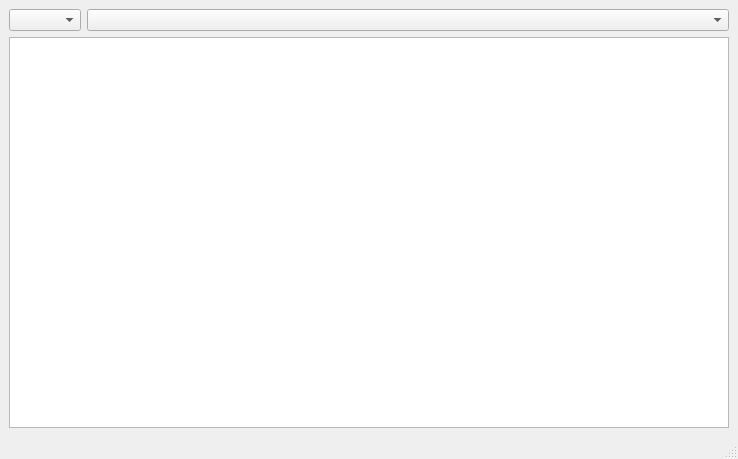
<?xml version="1.0" encoding="UTF-8"?>
<ui version="4.0">
 <class>MainWindow</class>
 <widget class="QMainWindow" name="MainWindow">
  <property name="geometry">
   <rect>
    <x>0</x>
    <y>0</y>
    <width>738</width>
    <height>459</height>
   </rect>
  </property>
  <property name="windowTitle">
   <string>MainWindow</string>
  </property>
  <widget class="QWidget" name="centralwidget">
   <layout class="QGridLayout" name="gridLayout">
    <item row="0" column="1">
     <layout class="QHBoxLayout" name="layout_cbxes">
      <item>
       <widget class="QComboBox" name="cbx_ar_pos">
        <property name="sizePolicy">
         <sizepolicy hsizetype="Fixed" vsizetype="Fixed">
          <horstretch>0</horstretch>
          <verstretch>0</verstretch>
         </sizepolicy>
        </property>
        <property name="styleSheet">
         <string notr="true"/>
        </property>
       </widget>
      </item>
      <item>
       <widget class="QComboBox" name="cbx_jsons"/>
      </item>
     </layout>
    </item>
    <item row="1" column="1">
     <layout class="QVBoxLayout" name="layout_content">
      <item>
       <widget class="QTableWidget" name="table_content"/>
      </item>
     </layout>
    </item>
   </layout>
  </widget>
  <widget class="QMenuBar" name="menubar">
   <property name="geometry">
    <rect>
     <x>0</x>
     <y>0</y>
     <width>738</width>
     <height>24</height>
    </rect>
   </property>
  </widget>
  <widget class="QStatusBar" name="statusbar"/>
 </widget>
 <resources/>
 <connections/>
</ui>
